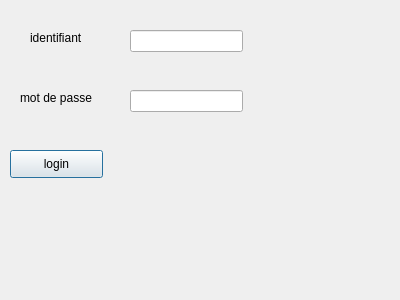
<?xml version="1.0" encoding="UTF-8"?>
<ui version="4.0">
 <class>login</class>
 <widget class="QDialog" name="login">
  <property name="geometry">
   <rect>
    <x>0</x>
    <y>0</y>
    <width>400</width>
    <height>300</height>
   </rect>
  </property>
  <property name="windowTitle">
   <string>Dialog</string>
  </property>
  <widget class="QLabel" name="label">
   <property name="geometry">
    <rect>
     <x>30</x>
     <y>30</y>
     <width>81</width>
     <height>16</height>
    </rect>
   </property>
   <property name="text">
    <string>identifiant</string>
   </property>
  </widget>
  <widget class="QLabel" name="label_2">
   <property name="geometry">
    <rect>
     <x>20</x>
     <y>90</y>
     <width>91</width>
     <height>16</height>
    </rect>
   </property>
   <property name="text">
    <string>mot de passe </string>
   </property>
  </widget>
  <widget class="QLineEdit" name="lineEdit">
   <property name="geometry">
    <rect>
     <x>130</x>
     <y>30</y>
     <width>113</width>
     <height>22</height>
    </rect>
   </property>
  </widget>
  <widget class="QLineEdit" name="lineEdit_2">
   <property name="geometry">
    <rect>
     <x>130</x>
     <y>90</y>
     <width>113</width>
     <height>22</height>
    </rect>
   </property>
  </widget>
  <widget class="QPushButton" name="pushButton">
   <property name="geometry">
    <rect>
     <x>10</x>
     <y>150</y>
     <width>93</width>
     <height>28</height>
    </rect>
   </property>
   <property name="text">
    <string>login</string>
   </property>
  </widget>
 </widget>
 <resources/>
 <connections/>
</ui>
